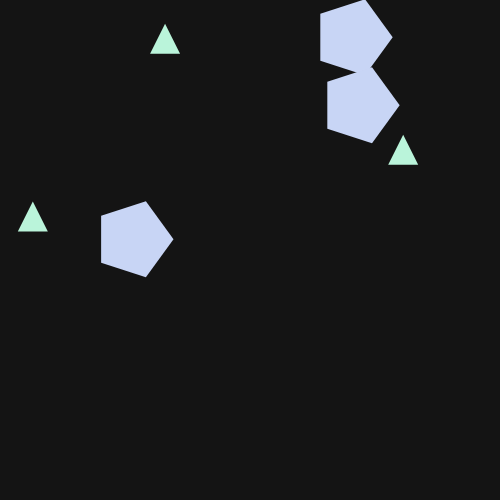
Frame 1 (no input)
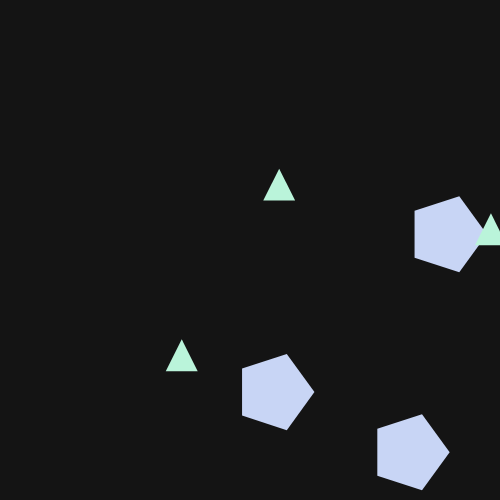
Frame 60 (no input)
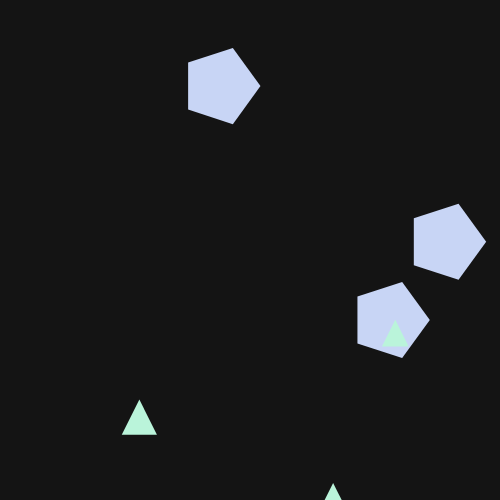
Frame 120 (the mouse pressed at the canvas centre since frame 60)

The p5.js sketch that drew these frames (run headless with seeded random() and noise() and a simulated clock; from frame 60 on, the mouse is pressed at the canvas centre):

// p5.js sketch
// ── sketch.js
let estrellas = [];         
let triangulos = [];

function setup() {
  createCanvas(500, 500);
  noStroke();
  
  for (let i = 0; i < 3; i++) {
    estrellas.push(new Estrella(random(width), random(height)));
    triangulos.push(new Triangulo(random(width), random(height)));
  }
}

function draw() {
  background(20);
  
  for (let i = estrellas.length - 1; i >= 0; i--) {
    estrellas[i].update();
    estrellas[i].display();
    
    if (estrellas[i].outOfBounds()) {
      estrellas.splice(i, 1);
      estrellas.push(new Estrella(random(width), random(height)));
    }
  }

  for (let i = triangulos.length - 1; i >= 0; i--) {
    triangulos[i].update();
    triangulos[i].display();
    
    if (triangulos[i].outOfBounds()) {
      triangulos.splice(i, 1);
      triangulos.push(new Triangulo(random(width), random(height)));
    }
  }
}

class Estrella {
  constructor(x, y) {
    this.x = x;
    this.y = y;
    this.size = 40;
    this.color = color(200, 213, 245);
    this.xSpeed = random(1, 3);  // Velocidad en x
    this.ySpeed = random(1, 3);  // Velocidad en y
  }
  
  update() {
    this.x += this.xSpeed;
    this.y += this.ySpeed;
  }
  
  display() {
    fill(this.color);
    beginShape();
    for (let i = 0; i < 5; i++) {
      let angle = TWO_PI / 5 * i;
      let x = this.x + cos(angle) * this.size;
      let y = this.y + sin(angle) * this.size;
      vertex(x, y);
    }
    endShape(CLOSE);
  }
  
  //crea una figura nueva si se sale del borde
  outOfBounds() {
    return (this.x > width || this.x < 0 || this.y > height || this.y < 0);
  }
}

class Triangulo {
  constructor(x, y) {
    this.x = x;
    this.y = y;
    this.angle = 0;
    this.size = 30;
    this.xSpeed = random(1, 3);  
    this.ySpeed = random(1, 3);  
  }
  
  update() {
    this.x += this.xSpeed;
    this.y += this.ySpeed;
    
    
    this.size = 30 + sin(this.angle) * 10;
    this.angle += 0.05;
  }
  
  display() {
    fill(186, 244, 218);
    triangle(this.x, this.y - this.size / 2, 
             this.x - this.size / 2, this.y + this.size / 2, 
             this.x + this.size / 2, this.y + this.size / 2);
  }
  
  outOfBounds() {
    return (this.x > width || this.x < 0 || this.y > height || this.y < 0);
  }
}
